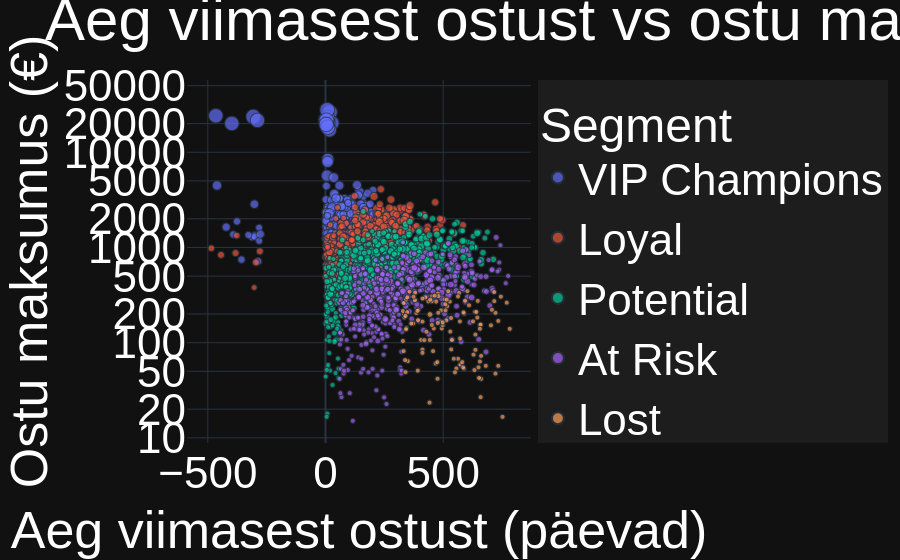

The notebook cell saved with this chart:
### Code cell
import plotly.express as px
import plotly.io as pio
import webbrowser
import sys

# Ensure consistent segment ordering and colors
order = ["VIP Champions", "Loyal", "Potential", "At Risk", "Lost"]
rfm["Segment"] = pd.Categorical(rfm["Segment"], categories=order, ordered=True)
rfm_sorted = rfm.sort_values("Segment")

fig2 = px.scatter(
    rfm_sorted,
    x="recency_days",
    y="monetary_value",
    color="Segment",
    size=rfm_sorted["frequency"] ** 0.5,
    size_max=15,
    hover_data={"frequency": True, "customer_id": True, "monetary_value": ":.2f"},
    title="Aeg viimasest ostust vs ostu maksumus (log skaala)",
    labels={
        "recency_days": "Aeg viimasest ostust (päevad)",
        "monetary_value": "Ostu maksumus (€)"
    },
    color_discrete_sequence=px.colors.qualitative.Plotly,
    log_y=True,
    category_orders={"Segment": order}
)

fig2.update_layout(
    template="plotly_dark",
    autosize=True,
    margin=dict(l=60, r=200, t=80, b=80),
    title=dict(
        text="Aeg viimasest ostust vs ostu maksumus (log skaala)",
        font=dict(size=60, color="white", family="Arial, sans-serif")
    ),
    xaxis=dict(
        title=dict(text="Aeg viimasest ostust (päevad)", font=dict(size=52, color="white", family="Arial, sans-serif")),
        tickfont=dict(size=44, color="white", family="Arial, sans-serif"),
        automargin=True
    ),
    yaxis=dict(
        title=dict(text="Ostu maksumus (€)", font=dict(size=52, color="white", family="Arial, sans-serif")),
        tickfont=dict(size=44, color="white", family="Arial, sans-serif"),
        tickformat=".0f",
        automargin=True
    ),
    legend=dict(
        title=dict(text="Segment", font=dict(size=48, color="white", family="Arial, sans-serif")),
        font=dict(size=44, color="white", family="Arial, sans-serif"),
        orientation="v",
        y=1,
        x=1.02,
        bgcolor="rgba(30,30,30,0.9)"
    ),
    hoverlabel=dict(
        font=dict(size=44, color="white", family="Arial, sans-serif"),
        bgcolor="rgba(30,30,30,0.95)"
    )
)

# Try multiple renderers, fallback to HTML
renderers = ["vscode", "notebook", "browser"]
for r in renderers:
    try:
        pio.renderers.default = r
        fig2.show(config={'responsive': True})
        print(f"✅ Rendered with {r}")
        break
    except Exception as e:
        print(f"❌ {r} failed: {e}")
        continue
else:
    # If all renderers fail, write HTML
    print("⚠️ All renderers failed – opening HTML file...")
    fig2.write_html("graph2.html")
    webbrowser.open("graph2.html")

### Figure 1 — Plotly figure (JSON) as saved in the notebook; plotly's stock layout.template omitted (floating-point values rounded to 4 significant figures; data arrays with more than 128 entries replaced by an {"elided": "..."} marker saying what was removed)
{"data": [{"customdata": {"elided": "455x2 float values"}, "hovertemplate": "Segment=VIP Champions<br>Aeg viimasest ostust (päevad)=%{x}<br>Ostu maksumus (€)=%{y:.2f}<br>size=%{marker.size}<br>frequency=%{customdata[0]}<br>customer_id=%{customdata[1]}<extra></extra>", "legendgroup": "VIP Champions", "marker": {"color": "#636EFA", "size": {"elided": "455 float values"}, "sizemode": "area", "sizeref": 0.039, "symbol": "circle"}, "mode": "markers", "name": "VIP Champions", "showlegend": true, "type": "scattergl", "x": {"elided": "455 int values"}, "xaxis": "x", "y": {"elided": "455 float values"}, "yaxis": "y"}, {"customdata": {"elided": "679x2 float values"}, "hovertemplate": "Segment=Loyal<br>Aeg viimasest ostust (päevad)=%{x}<br>Ostu maksumus (€)=%{y:.2f}<br>size=%{marker.size}<br>frequency=%{customdata[0]}<br>customer_id=%{customdata[1]}<extra></extra>", "legendgroup": "Loyal", "marker": {"color": "#EF553B", "size": {"elided": "679 float values"}, "sizemode": "area", "sizeref": 0.039, "symbol": "circle"}, "mode": "markers", "name": "Loyal", "showlegend": true, "type": "scattergl", "x": {"elided": "679 int values"}, "xaxis": "x", "y": {"elided": "679 float values"}, "yaxis": "y"}, {"customdata": {"elided": "759x2 float values"}, "hovertemplate": "Segment=Potential<br>Aeg viimasest ostust (päevad)=%{x}<br>Ostu maksumus (€)=%{y:.2f}<br>size=%{marker.size}<br>frequency=%{customdata[0]}<br>customer_id=%{customdata[1]}<extra></extra>", "legendgroup": "Potential", "marker": {"color": "#00CC96", "size": {"elided": "759 float values"}, "sizemode": "area", "sizeref": 0.039, "symbol": "circle"}, "mode": "markers", "name": "Potential", "showlegend": true, "type": "scattergl", "x": {"elided": "759 int values"}, "xaxis": "x", "y": {"elided": "759 float values"}, "yaxis": "y"}, {"customdata": {"elided": "529x2 float values"}, "hovertemplate": "Segment=At Risk<br>Aeg viimasest ostust (päevad)=%{x}<br>Ostu maksumus (€)=%{y:.2f}<br>size=%{marker.size}<br>frequency=%{customdata[0]}<br>customer_id=%{customdata[1]}<extra></extra>", "legendgroup": "At Risk", "marker": {"color": "#AB63FA", "size": {"elided": "529 float values"}, "sizemode": "area", "sizeref": 0.039, "symbol": "circle"}, "mode": "markers", "name": "At Risk", "showlegend": true, "type": "scattergl", "x": {"elided": "529 int values"}, "xaxis": "x", "y": {"elided": "529 float values"}, "yaxis": "y"}, {"customdata": {"elided": "118x2 float values"}, "hovertemplate": "Segment=Lost<br>Aeg viimasest ostust (päevad)=%{x}<br>Ostu maksumus (€)=%{y:.2f}<br>size=%{marker.size}<br>frequency=%{customdata[0]}<br>customer_id=%{customdata[1]}<extra></extra>", "legendgroup": "Lost", "marker": {"color": "#FFA15A", "size": [1.414, 1.0, 1.0, 1.0, 1.0, 1.0, 1.0, 1.0, 1.0, 1.0, 1.0, 1.0, 1.0, 1.0, 1.0, 1.0, 1.0, 1.0, 1.0, 1.0, 1.0, 1.0, 1.0, 1.0, 1.0, 1.0, 1.0, 1.0, 1.0, 1.0, 1.0, 1.0, 1.0, 1.0, 1.0, 1.0, 1.0, 1.0, 1.0, 1.0, 1.0, 1.0, 1.0, 1.0, 1.0, 1.0, 1.0, 1.0, 1.0, 1.0, 1.0, 1.0, 1.0, 1.0, 1.0, 1.0, 1.0, 1.0, 1.0, 1.0, 1.0, 1.0, 1.0, 1.0, 1.0, 1.0, 1.0, 1.0, 1.0, 1.0, 1.0, 1.0, 1.0, 1.0, 1.0, 1.0, 1.0, 1.0, 1.0, 1.0, 1.0, 1.0, 1.0, 1.0, 1.0, 1.0, 1.0, 1.0, 1.0, 1.0, 1.0, 1.0, 1.0, 1.0, 1.0, 1.0, 1.0, 1.0, 1.0, 1.0, 1.0, 1.0, 1.0, 1.0, 1.0, 1.0, 1.0, 1.0, 1.0, 1.0, 1.0, 1.0, 1.0, 1.0, 1.0, 1.0, 1.0, 1.0], "sizemode": "area", "sizeref": 0.039, "symbol": "circle"}, "mode": "markers", "name": "Lost", "showlegend": true, "type": "scattergl", "x": [444, 489, 534, 386, 350, 424, 412, 734, 477, 468, 494, 412, 717, 453, 491, 530, 745, 637, 588, 752, 635, 572, 332, 681, 412, 380, 470, 563, 498, 460, 637, 381, 429, 571, 534, 641, 657, 342, 373, 656, 722, 395, 480, 603, 770, 406, 506, 333, 707, 645, 451, 722, 344, 659, 593, 338, 437, 734, 442, 513, 332, 717, 452, 498, 659, 443, 521, 329, 517, 510, 629, 412, 392, 573, 661, 420, 357, 347, 610, 568, 633, 457, 627, 647, 464, 528, 475, 329, 585, 589, 581, 347, 661, 556, 335, 445, 509, 340, 374, 515, 537, 652, 342, 391, 586, 477, 650, 783, 364, 476, 550, 393, 703, 340, 563, 545, 656, 479], "xaxis": "x", "y": [197.7, 166.3, 84.95, 205.0, 63.95, 299.1, 84.54, 169.1, 327.1, 60.37, 141.1, 166.3, 339.2, 307.2, 218.5, 130.7, 304.1, 83.97, 53.24, 16.62, 210.4, 110.7, 81.48, 57.08, 290.3, 279.4, 269.9, 67.75, 153.1, 141.1, 121.5, 334.5, 130.4, 167.2, 181.7, 210.2, 153.6, 282.9, 159.2, 63.3, 205.9, 222.1, 307.2, 347.2, 263.1, 106.8, 285.1, 201.1, 221.4, 183.4, 272.0, 47.36, 142.6, 154.7, 276.3, 65.6, 271.4, 57.08, 23.45, 171.3, 260.7, 273.1, 153.4, 163.6, 26.79, 106.7, 347.2, 215.6, 241.1, 218.8, 74.81, 78.09, 50.85, 58.96, 41.63, 106.2, 342.7, 298.9, 247.0, 332.6, 51.58, 81.48, 167.2, 274.8, 311.7, 269.9, 62.56, 104.1, 54.95, 201.9, 62.56, 209.1, 72.6, 53.58, 184.2, 282.9, 253.8, 190.8, 304.3, 282.9, 106.7, 42.64, 138.1, 216.2, 208.1, 160.9, 55.04, 139.7, 158.9, 41.79, 48.85, 172.3, 152.1, 49.08, 305.7, 67.75, 140.0, 205.9], "yaxis": "y"}], "layout": {"autosize": true, "hoverlabel": {"bgcolor": "rgba(30,30,30,0.95)", "font": {"color": "white", "family": "Arial, sans-serif", "size": 44}}, "legend": {"bgcolor": "rgba(30,30,30,0.9)", "font": {"color": "white", "family": "Arial, sans-serif", "size": 44}, "itemsizing": "constant", "orientation": "v", "title": {"font": {"color": "white", "family": "Arial, sans-serif", "size": 48}, "text": "Segment"}, "tracegroupgap": 0, "x": 1.02, "y": 1}, "margin": {"b": 80, "l": 60, "r": 200, "t": 80}, "title": {"font": {"color": "white", "family": "Arial, sans-serif", "size": 60}, "text": "Aeg viimasest ostust vs ostu maksumus (log skaala)"}, "xaxis": {"anchor": "y", "automargin": true, "domain": [0, 1], "tickfont": {"color": "white", "family": "Arial, sans-serif", "size": 44}, "title": {"font": {"color": "white", "family": "Arial, sans-serif", "size": 52}, "text": "Aeg viimasest ostust (päevad)"}}, "yaxis": {"anchor": "x", "automargin": true, "domain": [0, 1], "tickfont": {"color": "white", "family": "Arial, sans-serif", "size": 44}, "tickformat": ".0f", "title": {"font": {"color": "white", "family": "Arial, sans-serif", "size": 52}, "text": "Ostu maksumus (€)"}, "type": "log"}}}
